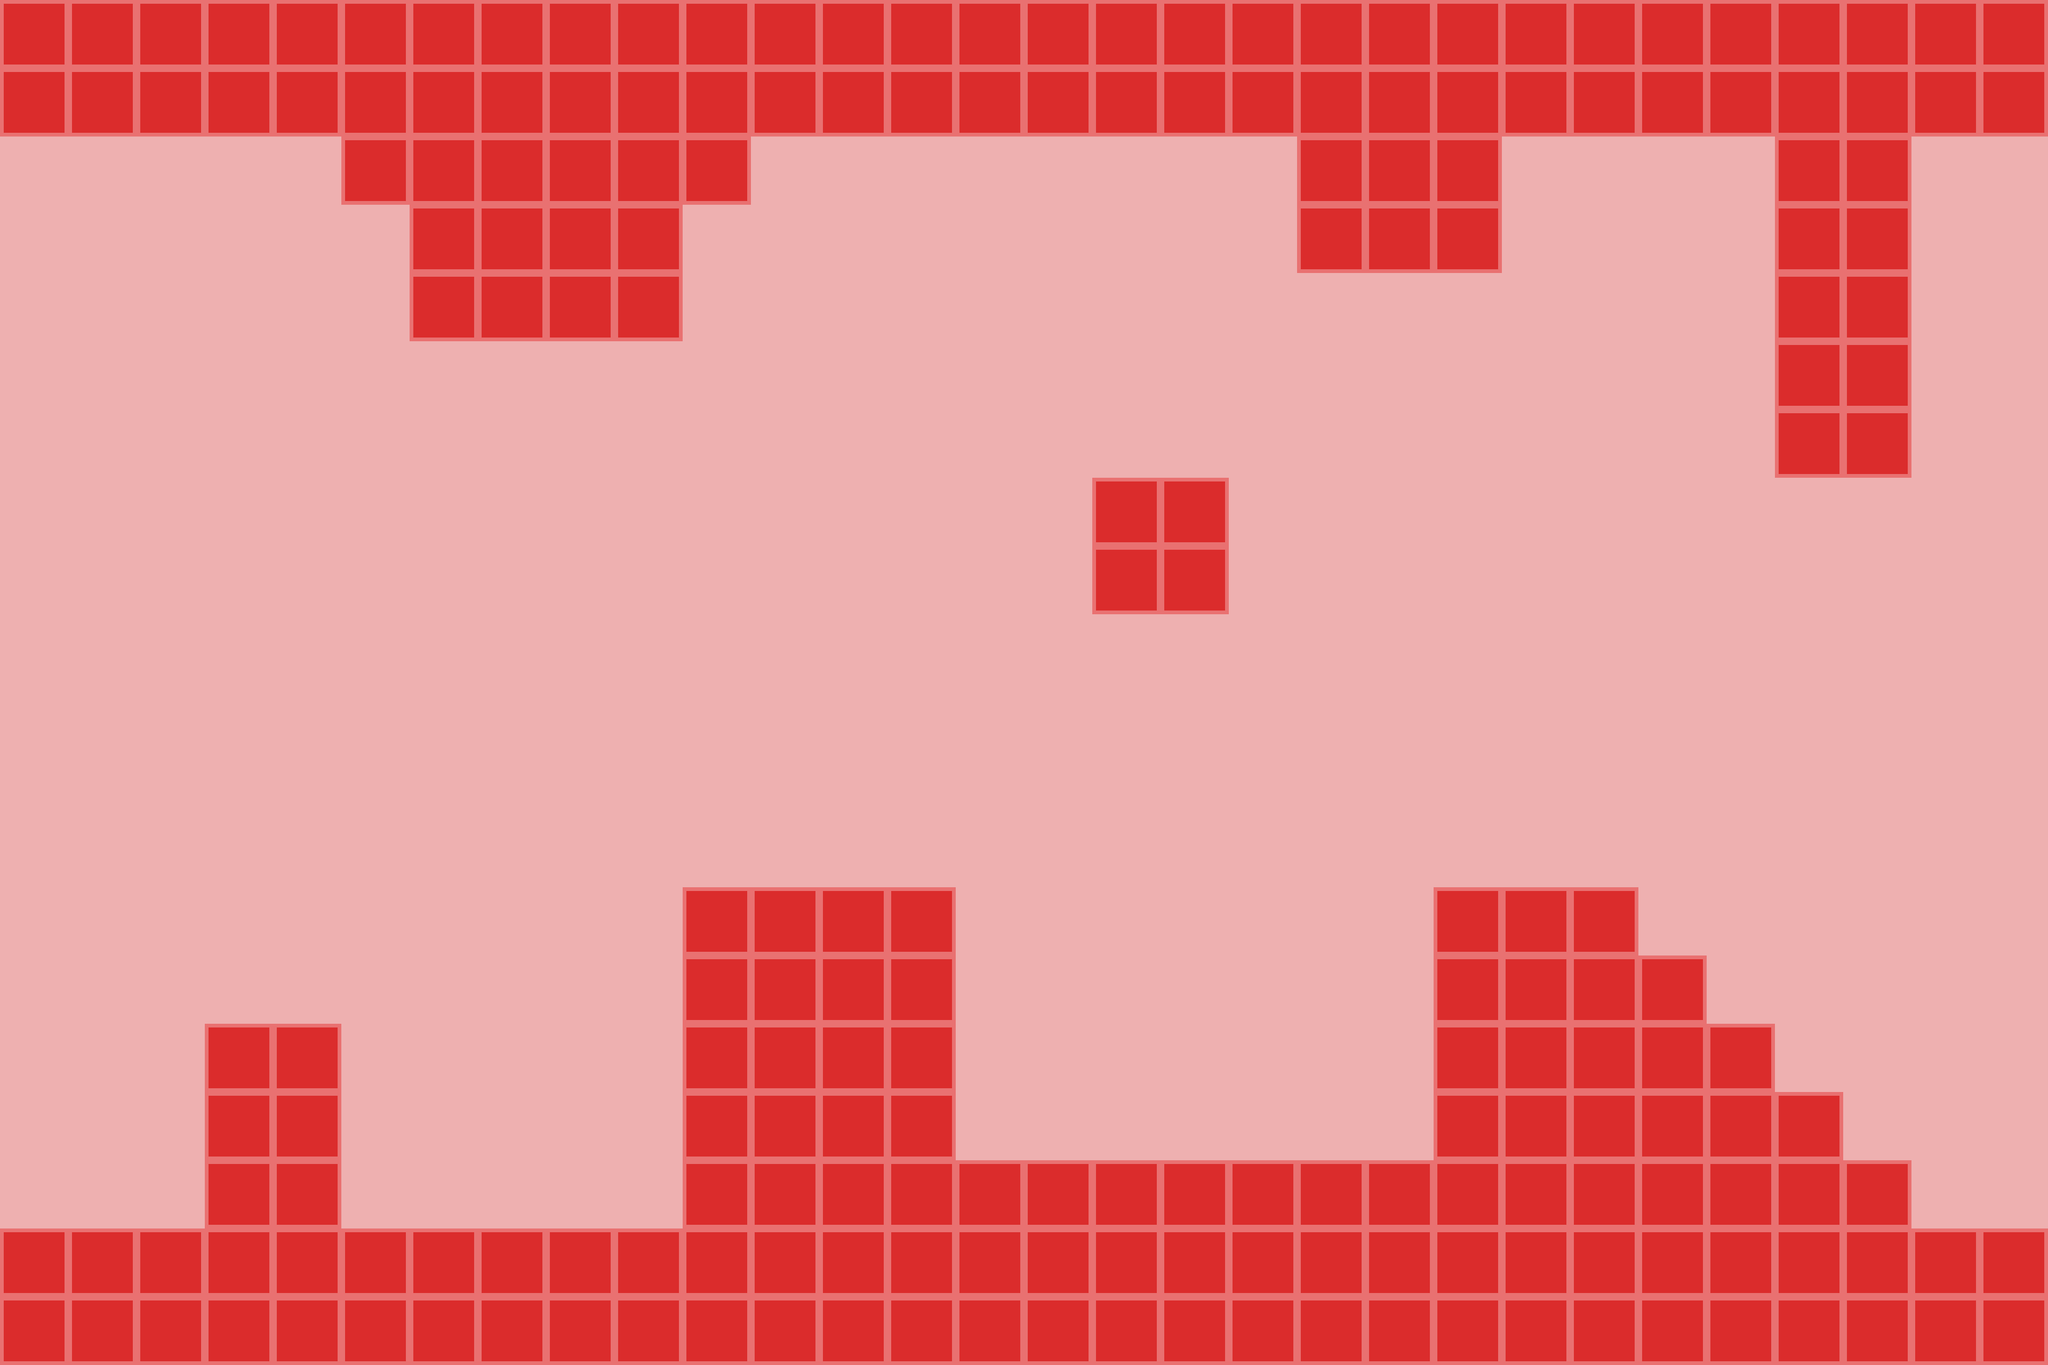

Below is a game level as drawn by its tile map, then a one-line description and the .tmx file that defines it, in full:
An orthogonal 30x20 tile map with 128x128 px tiles, 1 tile layer (Prototype), 2 tilesets.

<map version="1.10" tiledversion="1.10.0" orientation="orthogonal" renderorder="right-down" width="30" height="20" tilewidth="128" tileheight="128" infinite="0" nextlayerid="37" nextobjectid="1">
 <tileset firstgid="1" source="Prototype.tsx" />
 <tileset firstgid="172" source="Prototype.tsx" />
 <layer id="1" name="Prototype" width="30" height="20">
  <data encoding="csv">
1,1,1,1,1,1,1,1,1,1,1,1,1,1,1,1,1,1,1,1,1,1,1,1,1,1,1,1,1,1,
1,1,1,1,1,1,1,1,1,1,1,1,1,1,1,1,1,1,1,1,1,1,1,1,1,1,1,1,1,1,
2,2,2,2,2,172,1,1,1,1,1,2,2,2,2,2,2,2,2,1,1,1,2,2,2,2,1,1,2,2,
2,2,2,2,2,2,1,1,1,1,2,2,2,2,2,2,2,2,2,1,1,1,2,2,2,2,1,1,2,2,
2,2,2,2,2,2,1,1,1,1,2,2,2,2,2,2,2,2,2,2,2,2,2,2,2,2,1,1,2,2,
2,2,2,2,2,2,2,2,2,2,2,2,2,2,2,2,2,2,2,2,2,2,2,2,2,2,1,1,2,2,
2,2,2,2,2,2,2,2,2,2,2,2,2,2,2,2,2,2,2,2,2,2,2,2,2,2,1,1,2,2,
2,2,2,2,2,2,2,2,2,2,2,2,2,2,2,2,1,1,2,2,2,2,2,2,2,2,2,2,2,2,
2,2,2,2,2,2,2,2,2,2,2,2,2,2,2,2,1,1,2,2,2,2,2,2,2,2,2,2,2,2,
2,2,2,2,2,2,2,2,2,2,2,2,2,2,2,2,2,2,2,2,2,2,2,2,2,2,2,2,2,2,
2,2,2,2,2,2,2,2,2,2,2,2,2,2,2,2,2,2,2,2,2,2,2,2,2,2,2,2,2,2,
2,2,2,2,2,2,2,2,2,2,2,2,2,2,2,2,2,2,2,2,2,2,2,2,2,2,2,2,2,2,
2,2,2,2,2,2,2,2,2,2,2,2,2,2,2,2,2,2,2,2,2,2,2,2,2,2,2,2,2,2,
2,2,2,2,2,2,2,2,2,2,1,1,1,1,2,2,2,2,2,2,2,1,1,1,173,2,2,2,2,2,
2,2,2,2,2,2,2,2,2,2,1,1,1,1,2,2,2,2,2,2,2,1,1,1,1,173,2,2,2,2,
2,2,2,1,1,2,2,2,2,2,1,1,1,1,2,2,2,2,2,2,2,1,1,1,1,1,173,173,173,173,
2,2,2,1,1,2,2,2,2,2,1,1,1,1,2,2,2,2,2,2,2,1,1,1,1,1,1,173,173,173,
2,2,2,1,1,2,2,2,2,2,1,1,1,1,1,1,1,1,1,1,1,1,1,1,1,1,1,1,173,173,
1,1,1,1,1,1,1,1,1,1,1,1,1,1,1,1,1,1,1,1,1,1,1,1,1,1,1,1,1,1,
1,1,1,1,1,1,1,1,1,1,1,1,1,1,1,1,1,1,1,1,1,1,1,1,1,1,1,1,1,1
</data>
 </layer>
</map>